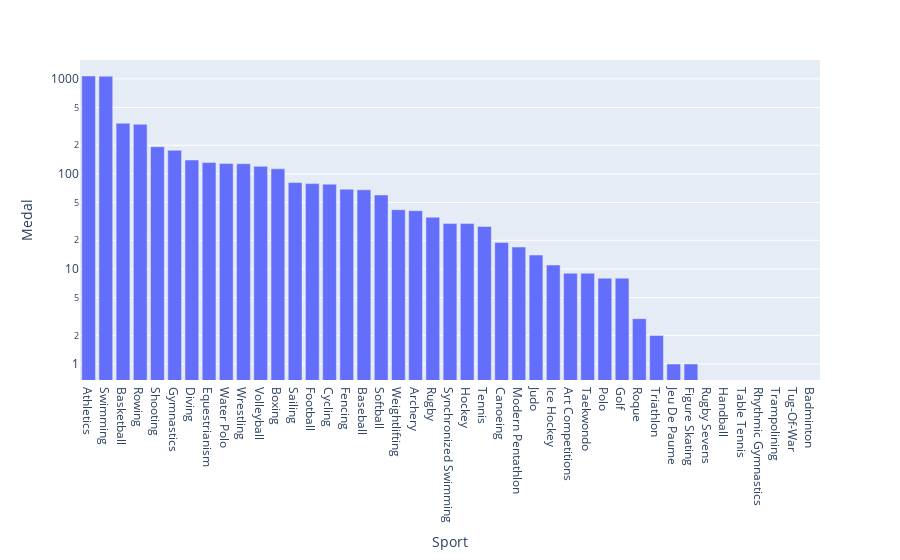

Notebook code for this chart:
### Code cell
fig = px.bar(df_summer, x= "Sport", y="Medal", log_y=True) #making logaretmic might be confusing 

fig.show()

### Figure 1 — Plotly figure (JSON) as saved in the notebook; plotly's stock layout.template omitted (floating-point values rounded to 4 significant figures)
{"data": [{"alignmentgroup": "True", "hovertemplate": "Sport=%{x}<br>Medal=%{y}<extra></extra>", "legendgroup": "", "marker": {"color": "#636efa", "pattern": {"shape": ""}}, "name": "", "offsetgroup": "", "orientation": "v", "showlegend": false, "textposition": "auto", "type": "bar", "x": ["Athletics", "Swimming", "Basketball", "Rowing", "Shooting", "Gymnastics", "Diving", "Equestrianism", "Water Polo", "Wrestling", "Volleyball", "Boxing", "Sailing", "Football", "Cycling", "Fencing", "Baseball", "Softball", "Weightlifting", "Archery", "Rugby", "Synchronized Swimming", "Hockey", "Tennis", "Canoeing", "Modern Pentathlon", "Judo", "Ice Hockey", "Art Competitions", "Taekwondo", "Polo", "Golf", "Roque", "Triathlon", "Jeu De Paume", "Figure Skating", "Rugby Sevens", "Handball", "Table Tennis", "Rhythmic Gymnastics", "Trampolining", "Tug-Of-War", "Badminton"], "xaxis": "x", "y": [1071, 1066, 341, 333, 193, 177, 140, 132, 129, 128, 120, 113, 81, 79, 78, 69, 68, 60, 42, 41, 35, 30, 30, 28, 19, 17, 14, 11, 9, 9, 8, 8, 3, 2, 1, 1, 0, 0, 0, 0, 0, 0, 0], "yaxis": "y"}], "layout": {"barmode": "relative", "legend": {"tracegroupgap": 0}, "margin": {"t": 60}, "xaxis": {"anchor": "y", "domain": [0, 1], "title": {"text": "Sport"}}, "yaxis": {"anchor": "x", "domain": [0, 1], "title": {"text": "Medal"}, "type": "log"}}}
